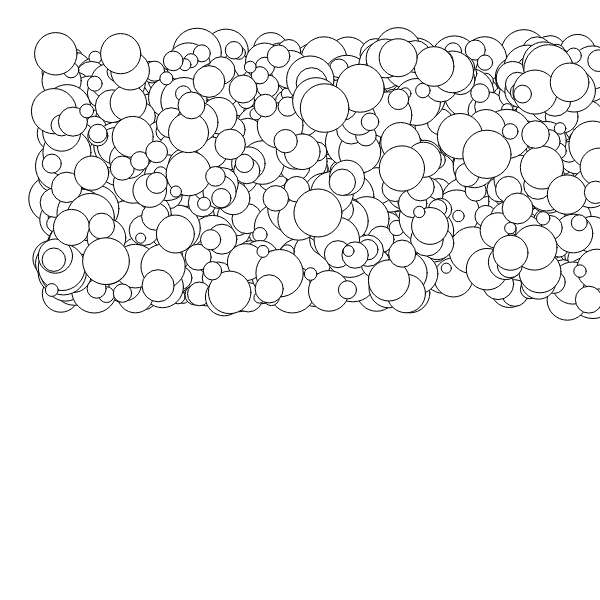
Frame 1 (no input)
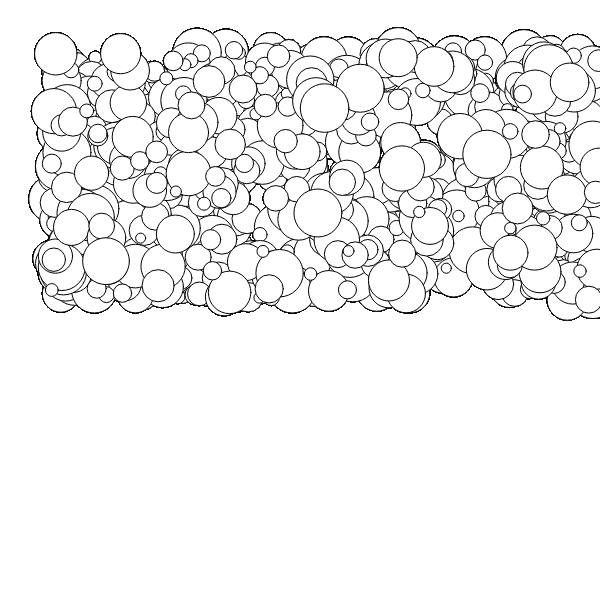
Frame 60 (no input)
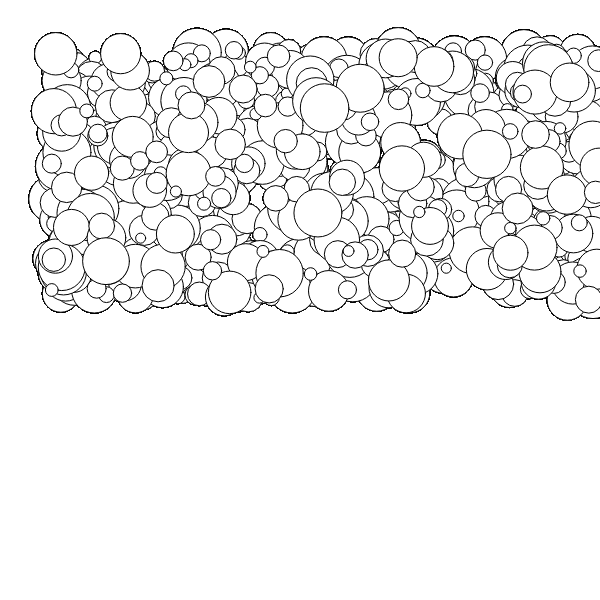
Frame 120 (the mouse pressed at the canvas centre since frame 60)

The p5.js sketch that drew these frames (run headless with seeded random() and noise() and a simulated clock; from frame 60 on, the mouse is pressed at the canvas centre):

// p5.js sketch
// ── sketch.js
let circles = [];
function setup() {
  createCanvas(600, 600)
  for (let i = 0; i < 999; i++) {
    let cirkel = {
      Xpos: random(50, 600),
      Ypos: random(50, 300),
      rad: random(10, 50),
      kleur: random("red", "green", "blue"),
      Xspeed: random(1, 5),
      Yspeed: random(1, 5),
    }
    circles.push(cirkel);

    circles.Xpos = circles.Xpos + circles.Xspeed
    circles.Ypos = circles.Ypos + circles.Yspeed
  }
}


function draw() {
  for (let i = 0; i < circles.length; i++) {
    let c = circles[i];
    fill(c.kleur);
    circle(c.Xpos, c.Ypos, c.rad)
  }
}
